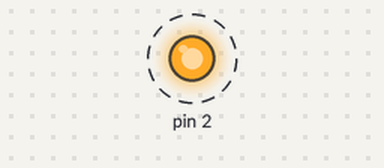
Recording of a sketch running on a simulated Arduino Uno, built with avr-gcc and run on an emulated ATmega328P. Shown: output pins drawn as LEDs (lit = HIGH). Dashed ring = blinking. What the sketch prints to the serial monitor is not drawn.

Above: at 0.5 s.
Timing chart, 0 to 4.6 s (numbered marks = the images above):
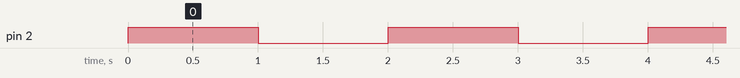

The sketch:

ESP_BaudRate_code.ino
```cpp
void setup(){
  pinMode(2,OUTPUT);
  Serial.begin(115200);
  Serial.print("Pankaj_Singh_Shah\n190BTCCSE024\n");
}
void loop(){
  digitalWrite(2,HIGH);
  delay(1000);
  Serial.println(Serial.baudRate());
  digitalWrite(2,LOW);
  delay(1000);
}
```

Measured:
- by itself, pin 2: alternates HIGH for 1.0 s and LOW for 1.0 s
